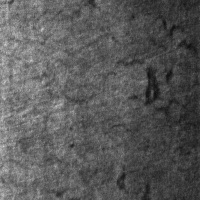
#> input picture NEU-DET/NEU-DET/IMAGES/crazing_111.jpg, 200 x 200 px
$ python -i localize_wiring_check.py   (imports and definitions only)   (older library calls are emulated)
#> lines starting #> are read from the running program, lines starting #| are printed output that depends on the picture
### backend/app/features.py
"""OpenCV 5 feature extraction for rolled-steel surface defect classification.

Every feature here is computed with OpenCV, which is what the competition
requires ("substantive OpenCV 5 for image/video analysis"):

  * 16 Gabor filter responses  -> cv2.filter2D + cv2.getGaborKernel
  * gradient magnitude + orientation histogram -> cv2.Sobel
  * multi-scale local anomaly energy -> cv2.blur + cv2.absdiff
  * surface roughness -> cv2.Laplacian
  * coarse intensity profile -> cv2.resize

The classifier head is a small NumPy logistic regression (see classifier.py).
This OpenCV 5 build ships no cv2.ml / objdetect / bgsegm module, and adding
torch or sklearn would add a dependency the pipeline does not need.

The feature vector is fixed-length and deterministic so a trained model stays
valid: descriptor length is asserted in classifier.py at load time.
"""
import cv2
import numpy as np

# 8 Gabor filters, not 16. eval/feature_variants.py measured this on the
# leakage-free split: halving the bank (scales 3,5,9,15 -> 3,9, keeping all four
# orientations) is 2.20x faster end-to-end at IDENTICAL held-out accuracy
# (95.37% either way). Dropping Gabor entirely costs 5.18 accuracy points, so
# orientation-selective texture is doing real work - it just does not need 16
# convolutions to do it.
GABOR_SCALES = (3, 9)
GABOR_ORIENTS = (0, 45, 90, 135)
GABOR_SIGMA = 2.0
GABOR_GAMMA = 0.5
ANOM_BOXES = (9, 21, 41)
ANOM_LEVEL = 12.0
IMAGE_SIZE = 128

CLASS_NAMES = (
    "crazing", "inclusion", "patches",
    "pitted_surface", "rolled-in_scale", "scratches",
)


def _gabor_bank():
    # Kernel size is computed EXPLICITLY as 6*sigma+1 rather than passing (0,0).
    # OpenCV 5 auto-sizes (0,0) to exactly this, but the 4.14 control build does
    # not: there (0,0) was taken literally and getGaborKernel tried to allocate
    # ~1.8e19 bytes and died. Verified bit-identical to the auto-sized kernel on
    # 5.0.0, so the trained model stays valid.
    kernels = []
    for s in GABOR_SCALES:
        ksize = (1, 6 * s + 1)
        for o in GABOR_ORIENTS:
            kernels.append(
                cv2.getGaborKernel(
                    ksize, s, np.deg2rad(o), GABOR_SIGMA, 0, GABOR_GAMMA,
                    ktype=cv2.CV_64F,
                )
            )
#> further down, picture is the input picture: shape (200, 200); min 12, max 215, mean 89.3
    return kernels


def gabor_ksize(sigma):
    return (1, 6 * int(sigma) + 1)


GABOR_BANK = _gabor_bank()
DESCRIPTOR_LEN = len(GABOR_BANK) * 2 + 3 + 8 + len(ANOM_BOXES) * 3 + 16 + 1


# [78 lines left out: functions to_gray, quality_metrics, describe, not called in this run]


def describe_image(image):
    return np.asarray(describe(to_gray(image)), dtype=np.float64)


def anomaly_map(gray, box=21):
    """Two-sided local deviation, used for localisation.

    box=21 was the best value in the eval/neu_tune.py grid. cv2.blur is a box
    filter, so cost is independent of box size.
    """
#> called with box = 21
    g = gray.astype(np.float32)
    bg = cv2.blur(g, (box, box))
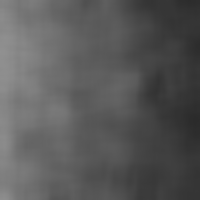
#> bg: shape (200, 200) float32; min 43.25, max 145, mean 89.3
    return cv2.absdiff(g, bg)
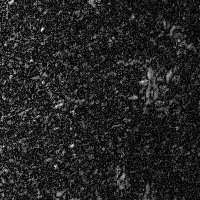
#> returned value: shape (200, 200) float32; min 0, max 75.99, mean 10.7; drawn with min black and max white

### eval/localize_wiring_check.py
"""What did wiring the new localiser into analysis.py actually change?

`backend/app/localize.py` was measured and reported but never imported by the
request path; `analysis.py::localize` was a separate single-threshold
implementation and that was what ran. This script quantifies the consequence of
fixing that, so the change is documented with numbers instead of an assurance.

It runs the full request path - `analyze()` then `agent.decide()` - twice on the
same images: once with the new localiser, once with the pre-2026-10-17
implementation monkeypatched back in. The old code is reproduced verbatim below
rather than imported from git, so this file is self-contained and the comparison
stays runnable.

The number that matters is the veto: `agent.decide` sends a confident
`no_defect` prediction to human review when the localiser also finds structure.
That disagreement check is one of the three mechanisms the README calls agentic,
so if the new localiser stopped firing it, wiring it in would have quietly
removed a feature rather than added one.

    python eval/localize_wiring_check.py --per-class 25
"""
import argparse
import json
import os
import sys

# [1 line not run here, left out]
import time
import xml.etree.ElementTree as ET
from collections import defaultdict
from pathlib import Path

ROOT = Path(__file__).resolve().parents[1]
sys.path.insert(0, str(ROOT))

import cv2  # noqa: E402
import numpy as np  # noqa: E402

import backend.app.analysis as A  # noqa: E402
from backend.app.agent import decide  # noqa: E402
from backend.app.features import anomaly_map  # noqa: E402

DET_IMAGES = ROOT / "NEU-DET" / "NEU-DET" / "IMAGES"
DET_ANN = ROOT / "NEU-DET" / "NEU-DET" / "ANNOTATIONS"


def old_localize(gray, anom_thresh=8.0, min_area=400, close_k=9, box=21):
    """The implementation analysis.py used until 2026-10-17, verbatim."""
    anom = anomaly_map(gray, box)
    _, binary = cv2.threshold(anom, anom_thresh, 1.0, cv2.THRESH_BINARY)
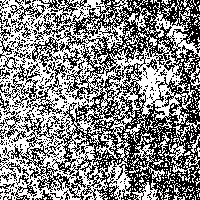
#> binary: shape (200, 200) float32; values 0 (black) and 1 (white), 53.1% white; black in thin lines or dots
    mask = (binary * 255).astype(np.uint8)
#> mask: shape (200, 200); 53.1% white; black in thin lines or dots
    if close_k:
        mask = cv2.morphologyEx(
            mask, cv2.MORPH_CLOSE,
            cv2.getStructuringElement(cv2.MORPH_RECT, (close_k, close_k)))
#> mask: shape (200, 200); every value is 255
    n, labels, stats, _ = cv2.connectedComponentsWithStats(mask, connectivity=8)
#> labels: shape (200, 200) int32; every value is 1
#> n = 2; stats = [[-1, 2147483647, 0, 0, 0], [0, 0, 200, 200, 40000]]
    total = gray.shape[0] * gray.shape[1]
#> total = 40000
    regions = []
    for i in range(1, n):
        x, y, w, h, area = stats[i]
        if area < min_area or (w * h) / total > 0.95:
            continue
        sel = labels[y:y + h, x:x + w] == i
        regions.append({
            "box": [int(x), int(y), int(w), int(h)],
            "area": int(area),
            "energy": round(float(anom[y:y + h, x:x + w][sel].mean()), 3),
        })
#> this loop made 1 pass
#> after the loop, regions = []
    regions.sort(key=lambda r: -r["area"])
    return regions, anom


# [125 lines left out: functions clean_images, defect_images, run, main, not called in this run]


# [2 lines not run here, left out]

>>> import cv2
>>> picture = cv2.imread('../NEU-DET/NEU-DET/IMAGES/crazing_111.jpg', cv2.IMREAD_GRAYSCALE)
>>> result = old_localize(picture)

$ run again, on NEU-DET/NEU-DET/IMAGES/crazing_132.jpg
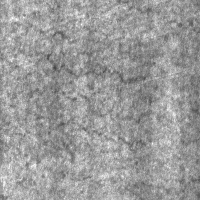
#> input picture NEU-DET/NEU-DET/IMAGES/crazing_132.jpg, 200 x 200 px
#> picture is the input picture: shape (200, 200); min 68, max 255, mean 154.1
#> in anomaly_map, `return cv2.absdiff(g, bg)`:
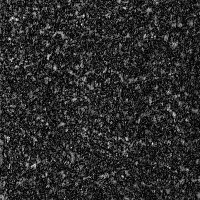
#> returned value: shape (200, 200) float32; min 0.00227, max 89.45, mean 15.3; drawn with min black and max white
#> in old_localize, `_, binary = cv2.threshold(anom, anom_thresh, 1.0, cv2.THRESH_BINARY)`:
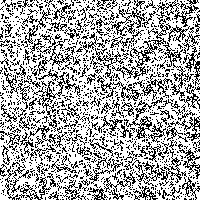
#> binary: shape (200, 200) float32; values 0 (black) and 1 (white), 67.1% white; black in thin lines or dots
#> labels: shape (200, 200) int32; every value is 1
#> n = 2; stats = [[-1, 2147483647, 0, 0, 0], [0, 0, 200, 200, 40000]]
#> the loop in old_localize, `for i in range(1, n):` made 1 pass
#> after the loop in old_localize, `for i in range(1, n):`: regions = []

$ run again, on NEU-DET/NEU-DET/IMAGES/crazing_14.jpg
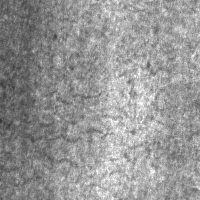
#> input picture NEU-DET/NEU-DET/IMAGES/crazing_14.jpg, 200 x 200 px
#> picture is the input picture: shape (200, 200); min 53, max 255, mean 149.9
#> in anomaly_map, `return cv2.absdiff(g, bg)`:
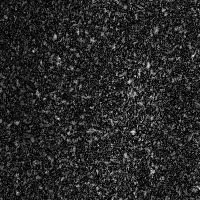
#> returned value: shape (200, 200) float32; min 0, max 93.18, mean 14.8; drawn with min black and max white
#> in old_localize, `_, binary = cv2.threshold(anom, anom_thresh, 1.0, cv2.THRESH_BINARY)`:
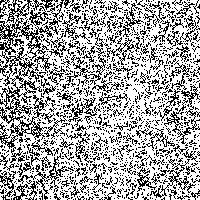
#> binary: shape (200, 200) float32; values 0 (black) and 1 (white), 65.8% white; black in thin lines or dots
#> labels: shape (200, 200) int32; every value is 1
#> n = 2; stats = [[-1, 2147483647, 0, 0, 0], [0, 0, 200, 200, 40000]]
#> the loop in old_localize, `for i in range(1, n):` made 1 pass
#> after the loop in old_localize, `for i in range(1, n):`: regions = []

$ run again, on NEU-DET/NEU-DET/IMAGES/crazing_153.jpg
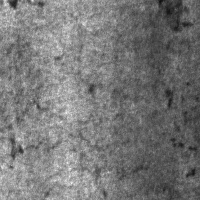
#> input picture NEU-DET/NEU-DET/IMAGES/crazing_153.jpg, 200 x 200 px
#> picture is the input picture: shape (200, 200); min 13, max 244, mean 119
#> in anomaly_map, `return cv2.absdiff(g, bg)`:
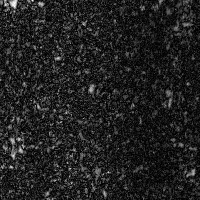
#> returned value: shape (200, 200) float32; min 0, max 99.15, mean 13.1; drawn with min black and max white
#> in old_localize, `_, binary = cv2.threshold(anom, anom_thresh, 1.0, cv2.THRESH_BINARY)`:
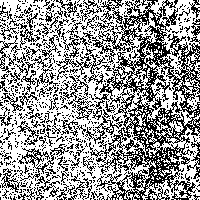
#> binary: shape (200, 200) float32; values 0 (black) and 1 (white), 60.3% white; black in thin lines or dots
#> labels: shape (200, 200) int32; every value is 1
#> n = 2; stats = [[-1, 2147483647, 0, 0, 0], [0, 0, 200, 200, 40000]]
#> the loop in old_localize, `for i in range(1, n):` made 1 pass
#> after the loop in old_localize, `for i in range(1, n):`: regions = []
